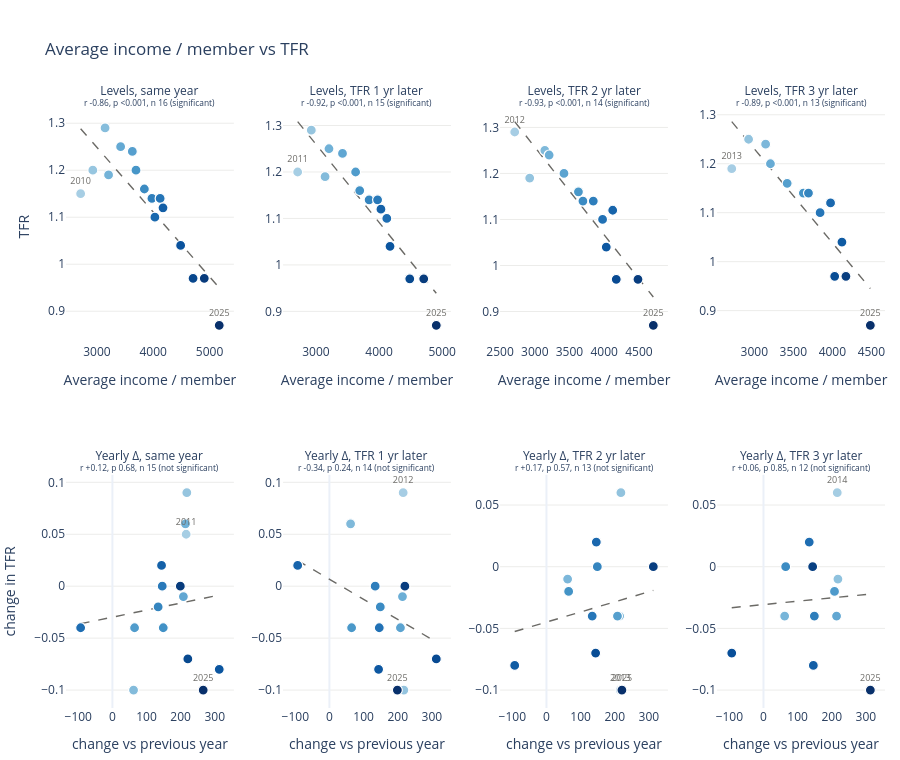

The cell this chart's notebook holds for it:
### Markdown cell above
**Real median income per member (2010 S$).** Levels: r −0.83 to −0.91, all p < 0.001. Yearly change: same year r −0.23, p 0.41; lag 1 −0.08, p 0.78; lag 2 +0.31, p 0.31; lag 3 +0.07, p 0.83. None of these is significant.

### Code cell
link_scatters("PM_Avg")

### Figure 1 — Plotly figure (JSON) as saved in the notebook; plotly's stock layout.template omitted (floating-point values rounded to 4 significant figures)
{"data": [{"hoverinfo": "skip", "line": {"color": "#6b6a66", "dash": "dash", "width": 1.4}, "mode": "lines", "type": "scatter", "x": [2711.0, 2796.0, 2881.0, 2966.0, 3051.0, 3135.0, 3220.0, 3305.0, 3390.0, 3475.0, 3560.0, 3645.0, 3730.0, 3815.0, 3900.0, 3984.0, 4069.0, 4154.0, 4239.0, 4324.0, 4409.0, 4494.0, 4579.0, 4664.0, 4749.0, 4833.0, 4918.0, 5003.0, 5088.0, 5173.0], "xaxis": "x", "y": [1.288, 1.277, 1.265, 1.253, 1.242, 1.23, 1.218, 1.207, 1.195, 1.183, 1.172, 1.16, 1.148, 1.137, 1.125, 1.113, 1.101, 1.09, 1.078, 1.066, 1.055, 1.043, 1.031, 1.02, 1.008, 0.9964, 0.9847, 0.9731, 0.9614, 0.9497], "yaxis": "y"}, {"customdata": [2010, 2011, 2012, 2013, 2014, 2015, 2016, 2017, 2018, 2019, 2020, 2021, 2022, 2023, 2024, 2025], "hovertemplate": "<b>%{customdata}</b><br>Average income / member: %{x:,.3f}<br>TFR: %{y:,.3f}<extra></extra>", "marker": {"cmax": 2025, "cmin": 2002.0, "color": [2010, 2011, 2012, 2013, 2014, 2015, 2016, 2017, 2018, 2019, 2020, 2021, 2022, 2023, 2024, 2025], "colorscale": [[0.0, "rgb(247,251,255)"], [0.125, "rgb(222,235,247)"], [0.25, "rgb(198,219,239)"], [0.375, "rgb(158,202,225)"], [0.5, "rgb(107,174,214)"], [0.625, "rgb(66,146,198)"], [0.75, "rgb(33,113,181)"], [0.875, "rgb(8,81,156)"], [1.0, "rgb(8,48,107)"]], "line": {"color": "white", "width": 1.2}, "size": 10}, "mode": "markers+text", "text": ["2010", "", "", "", "", "", "", "", "", "", "", "", "", "", "", "2025"], "textfont": {"color": "#6b6a66", "size": 9}, "textposition": "top center", "type": "scatter", "x": [2711.0, 2927.0, 3145.0, 3207.0, 3421.0, 3629.0, 3694.0, 3843.0, 3977.0, 4123.0, 4030.0, 4174.0, 4487.0, 4708.0, 4907.0, 5173.0], "xaxis": "x", "y": [1.15, 1.2, 1.29, 1.19, 1.25, 1.24, 1.2, 1.16, 1.14, 1.14, 1.1, 1.12, 1.04, 0.97, 0.97, 0.87], "yaxis": "y"}, {"hoverinfo": "skip", "line": {"color": "#6b6a66", "dash": "dash", "width": 1.4}, "mode": "lines", "type": "scatter", "x": [2711.0, 2787.0, 2862.0, 2938.0, 3014.0, 3090.0, 3165.0, 3241.0, 3317.0, 3393.0, 3468.0, 3544.0, 3620.0, 3695.0, 3771.0, 3847.0, 3923.0, 3998.0, 4074.0, 4150.0, 4225.0, 4301.0, 4377.0, 4453.0, 4528.0, 4604.0, 4680.0, 4756.0, 4831.0, 4907.0], "xaxis": "x2", "y": [1.308, 1.296, 1.283, 1.27, 1.257, 1.245, 1.232, 1.219, 1.206, 1.194, 1.181, 1.168, 1.155, 1.143, 1.13, 1.117, 1.105, 1.092, 1.079, 1.066, 1.054, 1.041, 1.028, 1.015, 1.003, 0.9899, 0.9771, 0.9644, 0.9517, 0.9389], "yaxis": "y2"}, {"customdata": [2011, 2012, 2013, 2014, 2015, 2016, 2017, 2018, 2019, 2020, 2021, 2022, 2023, 2024, 2025], "hovertemplate": "<b>%{customdata}</b><br>Average income / member: %{x:,.3f}<br>TFR: %{y:,.3f}<extra></extra>", "marker": {"cmax": 2025, "cmin": 2004.0, "color": [2011, 2012, 2013, 2014, 2015, 2016, 2017, 2018, 2019, 2020, 2021, 2022, 2023, 2024, 2025], "colorscale": [[0.0, "rgb(247,251,255)"], [0.125, "rgb(222,235,247)"], [0.25, "rgb(198,219,239)"], [0.375, "rgb(158,202,225)"], [0.5, "rgb(107,174,214)"], [0.625, "rgb(66,146,198)"], [0.75, "rgb(33,113,181)"], [0.875, "rgb(8,81,156)"], [1.0, "rgb(8,48,107)"]], "line": {"color": "white", "width": 1.2}, "size": 10}, "mode": "markers+text", "text": ["2011", "", "", "", "", "", "", "", "", "", "", "", "", "", "2025"], "textfont": {"color": "#6b6a66", "size": 9}, "textposition": "top center", "type": "scatter", "x": [2711.0, 2927.0, 3145.0, 3207.0, 3421.0, 3629.0, 3694.0, 3843.0, 3977.0, 4123.0, 4030.0, 4174.0, 4487.0, 4708.0, 4907.0], "xaxis": "x2", "y": [1.2, 1.29, 1.19, 1.25, 1.24, 1.2, 1.16, 1.14, 1.14, 1.1, 1.12, 1.04, 0.97, 0.97, 0.87], "yaxis": "y2"}, {"hoverinfo": "skip", "line": {"color": "#6b6a66", "dash": "dash", "width": 1.4}, "mode": "lines", "type": "scatter", "x": [2711.0, 2780.0, 2849.0, 2918.0, 2986.0, 3055.0, 3124.0, 3193.0, 3262.0, 3331.0, 3400.0, 3468.0, 3537.0, 3606.0, 3675.0, 3744.0, 3813.0, 3882.0, 3951.0, 4019.0, 4088.0, 4157.0, 4226.0, 4295.0, 4364.0, 4433.0, 4501.0, 4570.0, 4639.0, 4708.0], "xaxis": "x3", "y": [1.312, 1.299, 1.286, 1.273, 1.26, 1.247, 1.234, 1.221, 1.207, 1.194, 1.181, 1.168, 1.155, 1.142, 1.129, 1.115, 1.102, 1.089, 1.076, 1.063, 1.05, 1.037, 1.023, 1.01, 0.9971, 0.984, 0.9708, 0.9577, 0.9445, 0.9314], "yaxis": "y3"}, {"customdata": [2012, 2013, 2014, 2015, 2016, 2017, 2018, 2019, 2020, 2021, 2022, 2023, 2024, 2025], "hovertemplate": "<b>%{customdata}</b><br>Average income / member: %{x:,.3f}<br>TFR: %{y:,.3f}<extra></extra>", "marker": {"cmax": 2025, "cmin": 2005.0, "color": [2012, 2013, 2014, 2015, 2016, 2017, 2018, 2019, 2020, 2021, 2022, 2023, 2024, 2025], "colorscale": [[0.0, "rgb(247,251,255)"], [0.125, "rgb(222,235,247)"], [0.25, "rgb(198,219,239)"], [0.375, "rgb(158,202,225)"], [0.5, "rgb(107,174,214)"], [0.625, "rgb(66,146,198)"], [0.75, "rgb(33,113,181)"], [0.875, "rgb(8,81,156)"], [1.0, "rgb(8,48,107)"]], "line": {"color": "white", "width": 1.2}, "size": 10}, "mode": "markers+text", "text": ["2012", "", "", "", "", "", "", "", "", "", "", "", "", "2025"], "textfont": {"color": "#6b6a66", "size": 9}, "textposition": "top center", "type": "scatter", "x": [2711.0, 2927.0, 3145.0, 3207.0, 3421.0, 3629.0, 3694.0, 3843.0, 3977.0, 4123.0, 4030.0, 4174.0, 4487.0, 4708.0], "xaxis": "x3", "y": [1.29, 1.19, 1.25, 1.24, 1.2, 1.16, 1.14, 1.14, 1.1, 1.12, 1.04, 0.97, 0.97, 0.87], "yaxis": "y3"}, {"hoverinfo": "skip", "line": {"color": "#6b6a66", "dash": "dash", "width": 1.4}, "mode": "lines", "type": "scatter", "x": [2711.0, 2772.0, 2833.0, 2895.0, 2956.0, 3017.0, 3078.0, 3140.0, 3201.0, 3262.0, 3323.0, 3385.0, 3446.0, 3507.0, 3568.0, 3630.0, 3691.0, 3752.0, 3813.0, 3875.0, 3936.0, 3997.0, 4058.0, 4120.0, 4181.0, 4242.0, 4303.0, 4365.0, 4426.0, 4487.0], "xaxis": "x4", "y": [1.286, 1.274, 1.262, 1.251, 1.239, 1.227, 1.215, 1.204, 1.192, 1.18, 1.168, 1.157, 1.145, 1.133, 1.121, 1.11, 1.098, 1.086, 1.074, 1.063, 1.051, 1.039, 1.027, 1.016, 1.004, 0.9921, 0.9803, 0.9686, 0.9568, 0.9451], "yaxis": "y4"}, {"customdata": [2013, 2014, 2015, 2016, 2017, 2018, 2019, 2020, 2021, 2022, 2023, 2024, 2025], "hovertemplate": "<b>%{customdata}</b><br>Average income / member: %{x:,.3f}<br>TFR: %{y:,.3f}<extra></extra>", "marker": {"cmax": 2025, "cmin": 2006.0, "color": [2013, 2014, 2015, 2016, 2017, 2018, 2019, 2020, 2021, 2022, 2023, 2024, 2025], "colorscale": [[0.0, "rgb(247,251,255)"], [0.125, "rgb(222,235,247)"], [0.25, "rgb(198,219,239)"], [0.375, "rgb(158,202,225)"], [0.5, "rgb(107,174,214)"], [0.625, "rgb(66,146,198)"], [0.75, "rgb(33,113,181)"], [0.875, "rgb(8,81,156)"], [1.0, "rgb(8,48,107)"]], "line": {"color": "white", "width": 1.2}, "size": 10}, "mode": "markers+text", "text": ["2013", "", "", "", "", "", "", "", "", "", "", "", "2025"], "textfont": {"color": "#6b6a66", "size": 9}, "textposition": "top center", "type": "scatter", "x": [2711.0, 2927.0, 3145.0, 3207.0, 3421.0, 3629.0, 3694.0, 3843.0, 3977.0, 4123.0, 4030.0, 4174.0, 4487.0], "xaxis": "x4", "y": [1.19, 1.25, 1.24, 1.2, 1.16, 1.14, 1.14, 1.1, 1.12, 1.04, 0.97, 0.97, 0.87], "yaxis": "y4"}, {"hoverinfo": "skip", "line": {"color": "#6b6a66", "dash": "dash", "width": 1.4}, "mode": "lines", "type": "scatter", "x": [-93.0, -79.0, -65.0, -51.0, -37.0, -23.0, -9.0, 5.0, 19.0, 33.0, 47.0, 61.0, 75.0, 89.0, 103.0, 117.0, 131.0, 145.0, 159.0, 173.0, 187.0, 201.0, 215.0, 229.0, 243.0, 257.0, 271.0, 285.0, 299.0, 313.0], "xaxis": "x5", "y": [-0.03613, -0.03518, -0.03423, -0.03328, -0.03233, -0.03138, -0.03043, -0.02948, -0.02853, -0.02758, -0.02662, -0.02567, -0.02472, -0.02377, -0.02282, -0.02187, -0.02092, -0.01997, -0.01902, -0.01806, -0.01711, -0.01616, -0.01521, -0.01426, -0.01331, -0.01236, -0.01141, -0.01046, -0.009505, -0.008553], "yaxis": "y5"}, {"customdata": [2011, 2012, 2013, 2014, 2015, 2016, 2017, 2018, 2019, 2020, 2021, 2022, 2023, 2024, 2025], "hovertemplate": "<b>%{customdata}</b><br>Average income / member: %{x:,.3f}<br>TFR: %{y:,.3f}<extra></extra>", "marker": {"cmax": 2025, "cmin": 2004.0, "color": [2011, 2012, 2013, 2014, 2015, 2016, 2017, 2018, 2019, 2020, 2021, 2022, 2023, 2024, 2025], "colorscale": [[0.0, "rgb(247,251,255)"], [0.125, "rgb(222,235,247)"], [0.25, "rgb(198,219,239)"], [0.375, "rgb(158,202,225)"], [0.5, "rgb(107,174,214)"], [0.625, "rgb(66,146,198)"], [0.75, "rgb(33,113,181)"], [0.875, "rgb(8,81,156)"], [1.0, "rgb(8,48,107)"]], "line": {"color": "white", "width": 1.2}, "size": 10}, "mode": "markers+text", "text": ["2011", "", "", "", "", "", "", "", "", "", "", "", "", "", "2025"], "textfont": {"color": "#6b6a66", "size": 9}, "textposition": "top center", "type": "scatter", "x": [216.0, 218.0, 62.0, 214.0, 208.0, 65.0, 149.0, 134.0, 146.0, -93.0, 144.0, 313.0, 221.0, 199.0, 266.0], "xaxis": "x5", "y": [0.05, 0.09, -0.1, 0.06, -0.01, -0.04, -0.04, -0.02, 0.0, -0.04, 0.02, -0.08, -0.07, 0.0, -0.1], "yaxis": "y5"}, {"hoverinfo": "skip", "line": {"color": "#6b6a66", "dash": "dash", "width": 1.4}, "mode": "lines", "type": "scatter", "x": [-93.0, -79.0, -65.0, -51.0, -37.0, -23.0, -9.0, 5.0, 19.0, 33.0, 47.0, 61.0, 75.0, 89.0, 103.0, 117.0, 131.0, 145.0, 159.0, 173.0, 187.0, 201.0, 215.0, 229.0, 243.0, 257.0, 271.0, 285.0, 299.0, 313.0], "xaxis": "x6", "y": [0.02463, 0.02193, 0.01923, 0.01653, 0.01383, 0.01113, 0.008428, 0.005727, 0.003026, 0.0003251, -0.002376, -0.005077, -0.007778, -0.01048, -0.01318, -0.01588, -0.01858, -0.02128, -0.02398, -0.02669, -0.02939, -0.03209, -0.03479, -0.03749, -0.04019, -0.04289, -0.04559, -0.04829, -0.051, -0.0537], "yaxis": "y6"}, {"customdata": [2012, 2013, 2014, 2015, 2016, 2017, 2018, 2019, 2020, 2021, 2022, 2023, 2024, 2025], "hovertemplate": "<b>%{customdata}</b><br>Average income / member: %{x:,.3f}<br>TFR: %{y:,.3f}<extra></extra>", "marker": {"cmax": 2025, "cmin": 2005.0, "color": [2012, 2013, 2014, 2015, 2016, 2017, 2018, 2019, 2020, 2021, 2022, 2023, 2024, 2025], "colorscale": [[0.0, "rgb(247,251,255)"], [0.125, "rgb(222,235,247)"], [0.25, "rgb(198,219,239)"], [0.375, "rgb(158,202,225)"], [0.5, "rgb(107,174,214)"], [0.625, "rgb(66,146,198)"], [0.75, "rgb(33,113,181)"], [0.875, "rgb(8,81,156)"], [1.0, "rgb(8,48,107)"]], "line": {"color": "white", "width": 1.2}, "size": 10}, "mode": "markers+text", "text": ["2012", "", "", "", "", "", "", "", "", "", "", "", "", "2025"], "textfont": {"color": "#6b6a66", "size": 9}, "textposition": "top center", "type": "scatter", "x": [216.0, 218.0, 62.0, 214.0, 208.0, 65.0, 149.0, 134.0, 146.0, -93.0, 144.0, 313.0, 221.0, 199.0], "xaxis": "x6", "y": [0.09, -0.1, 0.06, -0.01, -0.04, -0.04, -0.02, 0.0, -0.04, 0.02, -0.08, -0.07, 0.0, -0.1], "yaxis": "y6"}, {"hoverinfo": "skip", "line": {"color": "#6b6a66", "dash": "dash", "width": 1.4}, "mode": "lines", "type": "scatter", "x": [-93.0, -79.0, -65.0, -51.0, -37.0, -23.0, -9.0, 5.0, 19.0, 33.0, 47.0, 61.0, 75.0, 89.0, 103.0, 117.0, 131.0, 145.0, 159.0, 173.0, 187.0, 201.0, 215.0, 229.0, 243.0, 257.0, 271.0, 285.0, 299.0, 313.0], "xaxis": "x7", "y": [-0.05253, -0.05138, -0.05023, -0.04908, -0.04793, -0.04679, -0.04564, -0.04449, -0.04334, -0.0422, -0.04105, -0.0399, -0.03875, -0.0376, -0.03646, -0.03531, -0.03416, -0.03301, -0.03187, -0.03072, -0.02957, -0.02842, -0.02728, -0.02613, -0.02498, -0.02383, -0.02268, -0.02154, -0.02039, -0.01924], "yaxis": "y7"}, {"customdata": [2013, 2014, 2015, 2016, 2017, 2018, 2019, 2020, 2021, 2022, 2023, 2024, 2025], "hovertemplate": "<b>%{customdata}</b><br>Average income / member: %{x:,.3f}<br>TFR: %{y:,.3f}<extra></extra>", "marker": {"cmax": 2025, "cmin": 2006.0, "color": [2013, 2014, 2015, 2016, 2017, 2018, 2019, 2020, 2021, 2022, 2023, 2024, 2025], "colorscale": [[0.0, "rgb(247,251,255)"], [0.125, "rgb(222,235,247)"], [0.25, "rgb(198,219,239)"], [0.375, "rgb(158,202,225)"], [0.5, "rgb(107,174,214)"], [0.625, "rgb(66,146,198)"], [0.75, "rgb(33,113,181)"], [0.875, "rgb(8,81,156)"], [1.0, "rgb(8,48,107)"]], "line": {"color": "white", "width": 1.2}, "size": 10}, "mode": "markers+text", "text": ["2013", "", "", "", "", "", "", "", "", "", "", "", "2025"], "textfont": {"color": "#6b6a66", "size": 9}, "textposition": "top center", "type": "scatter", "x": [216.0, 218.0, 62.0, 214.0, 208.0, 65.0, 149.0, 134.0, 146.0, -93.0, 144.0, 313.0, 221.0], "xaxis": "x7", "y": [-0.1, 0.06, -0.01, -0.04, -0.04, -0.02, 0.0, -0.04, 0.02, -0.08, -0.07, 0.0, -0.1], "yaxis": "y7"}, {"hoverinfo": "skip", "line": {"color": "#6b6a66", "dash": "dash", "width": 1.4}, "mode": "lines", "type": "scatter", "x": [-93.0, -79.0, -65.0, -51.0, -37.0, -23.0, -9.0, 5.0, 19.0, 33.0, 47.0, 61.0, 75.0, 89.0, 103.0, 117.0, 131.0, 145.0, 159.0, 173.0, 187.0, 201.0, 215.0, 229.0, 243.0, 257.0, 271.0, 285.0, 299.0, 313.0], "xaxis": "x8", "y": [-0.03322, -0.03284, -0.03246, -0.03208, -0.0317, -0.03132, -0.03094, -0.03056, -0.03018, -0.02979, -0.02941, -0.02903, -0.02865, -0.02827, -0.02789, -0.02751, -0.02713, -0.02675, -0.02637, -0.02599, -0.02561, -0.02523, -0.02484, -0.02446, -0.02408, -0.0237, -0.02332, -0.02294, -0.02256, -0.02218], "yaxis": "y8"}, {"customdata": [2014, 2015, 2016, 2017, 2018, 2019, 2020, 2021, 2022, 2023, 2024, 2025], "hovertemplate": "<b>%{customdata}</b><br>Average income / member: %{x:,.3f}<br>TFR: %{y:,.3f}<extra></extra>", "marker": {"cmax": 2025, "cmin": 2008.0, "color": [2014, 2015, 2016, 2017, 2018, 2019, 2020, 2021, 2022, 2023, 2024, 2025], "colorscale": [[0.0, "rgb(247,251,255)"], [0.125, "rgb(222,235,247)"], [0.25, "rgb(198,219,239)"], [0.375, "rgb(158,202,225)"], [0.5, "rgb(107,174,214)"], [0.625, "rgb(66,146,198)"], [0.75, "rgb(33,113,181)"], [0.875, "rgb(8,81,156)"], [1.0, "rgb(8,48,107)"]], "line": {"color": "white", "width": 1.2}, "size": 10}, "mode": "markers+text", "text": ["2014", "", "", "", "", "", "", "", "", "", "", "2025"], "textfont": {"color": "#6b6a66", "size": 9}, "textposition": "top center", "type": "scatter", "x": [216.0, 218.0, 62.0, 214.0, 208.0, 65.0, 149.0, 134.0, 146.0, -93.0, 144.0, 313.0], "xaxis": "x8", "y": [0.06, -0.01, -0.04, -0.04, -0.02, 0.0, -0.04, 0.02, -0.08, -0.07, 0.0, -0.1], "yaxis": "y8"}], "layout": {"annotations": [{"font": {"size": 12}, "showarrow": false, "text": "Levels, same year<br><sup>r -0.86, p <0.001, n 16 (significant)</sup>", "x": 0.1025, "xanchor": "center", "xref": "paper", "y": 1.0, "yanchor": "bottom", "yref": "paper"}, {"font": {"size": 12}, "showarrow": false, "text": "Levels, TFR 1 yr later<br><sup>r -0.92, p <0.001, n 15 (significant)</sup>", "x": 0.3675, "xanchor": "center", "xref": "paper", "y": 1.0, "yanchor": "bottom", "yref": "paper"}, {"font": {"size": 12}, "showarrow": false, "text": "Levels, TFR 2 yr later<br><sup>r -0.93, p <0.001, n 14 (significant)</sup>", "x": 0.6325, "xanchor": "center", "xref": "paper", "y": 1.0, "yanchor": "bottom", "yref": "paper"}, {"font": {"size": 12}, "showarrow": false, "text": "Levels, TFR 3 yr later<br><sup>r -0.89, p <0.001, n 13 (significant)</sup>", "x": 0.8975, "xanchor": "center", "xref": "paper", "y": 1.0, "yanchor": "bottom", "yref": "paper"}, {"font": {"size": 12}, "showarrow": false, "text": "Yearly Δ, same year<br><sup>r +0.12, p 0.68, n 15 (not significant)</sup>", "x": 0.1025, "xanchor": "center", "xref": "paper", "y": 0.39, "yanchor": "bottom", "yref": "paper"}, {"font": {"size": 12}, "showarrow": false, "text": "Yearly Δ, TFR 1 yr later<br><sup>r -0.34, p 0.24, n 14 (not significant)</sup>", "x": 0.3675, "xanchor": "center", "xref": "paper", "y": 0.39, "yanchor": "bottom", "yref": "paper"}, {"font": {"size": 12}, "showarrow": false, "text": "Yearly Δ, TFR 2 yr later<br><sup>r +0.17, p 0.57, n 13 (not significant)</sup>", "x": 0.6325, "xanchor": "center", "xref": "paper", "y": 0.39, "yanchor": "bottom", "yref": "paper"}, {"font": {"size": 12}, "showarrow": false, "text": "Yearly Δ, TFR 3 yr later<br><sup>r +0.06, p 0.85, n 12 (not significant)</sup>", "x": 0.8975, "xanchor": "center", "xref": "paper", "y": 0.39, "yanchor": "bottom", "yref": "paper"}], "font": {"size": 12}, "height": 760, "hovermode": "closest", "legend": {"orientation": "h", "title": {}, "x": 0, "y": 1.0, "yanchor": "bottom"}, "margin": {"b": 10, "l": 10, "r": 10, "t": 110}, "showlegend": false, "title": {"text": "Average income / member vs TFR"}, "xaxis": {"anchor": "y", "domain": [0.0, 0.205], "gridcolor": "#ececea", "showgrid": false, "title": {"text": "Average income / member"}}, "xaxis2": {"anchor": "y2", "domain": [0.265, 0.47], "gridcolor": "#ececea", "showgrid": false, "title": {"text": "Average income / member"}}, "xaxis3": {"anchor": "y3", "domain": [0.53, 0.735], "gridcolor": "#ececea", "showgrid": false, "title": {"text": "Average income / member"}}, "xaxis4": {"anchor": "y4", "domain": [0.795, 1.0], "gridcolor": "#ececea", "showgrid": false, "title": {"text": "Average income / member"}}, "xaxis5": {"anchor": "y5", "domain": [0.0, 0.205], "gridcolor": "#ececea", "showgrid": false, "title": {"text": "change vs previous year"}}, "xaxis6": {"anchor": "y6", "domain": [0.265, 0.47], "gridcolor": "#ececea", "showgrid": false, "title": {"text": "change vs previous year"}}, "xaxis7": {"anchor": "y7", "domain": [0.53, 0.735], "gridcolor": "#ececea", "showgrid": false, "title": {"text": "change vs previous year"}}, "xaxis8": {"anchor": "y8", "domain": [0.795, 1.0], "gridcolor": "#ececea", "showgrid": false, "title": {"text": "change vs previous year"}}, "yaxis": {"anchor": "x", "domain": [0.61, 1.0], "gridcolor": "#ececea", "title": {"text": "TFR"}, "zeroline": false}, "yaxis2": {"anchor": "x2", "domain": [0.61, 1.0], "gridcolor": "#ececea", "zeroline": false}, "yaxis3": {"anchor": "x3", "domain": [0.61, 1.0], "gridcolor": "#ececea", "zeroline": false}, "yaxis4": {"anchor": "x4", "domain": [0.61, 1.0], "gridcolor": "#ececea", "zeroline": false}, "yaxis5": {"anchor": "x5", "domain": [0.0, 0.39], "gridcolor": "#ececea", "title": {"text": "change in TFR"}, "zeroline": false}, "yaxis6": {"anchor": "x6", "domain": [0.0, 0.39], "gridcolor": "#ececea", "zeroline": false}, "yaxis7": {"anchor": "x7", "domain": [0.0, 0.39], "gridcolor": "#ececea", "zeroline": false}, "yaxis8": {"anchor": "x8", "domain": [0.0, 0.39], "gridcolor": "#ececea", "zeroline": false}}}
